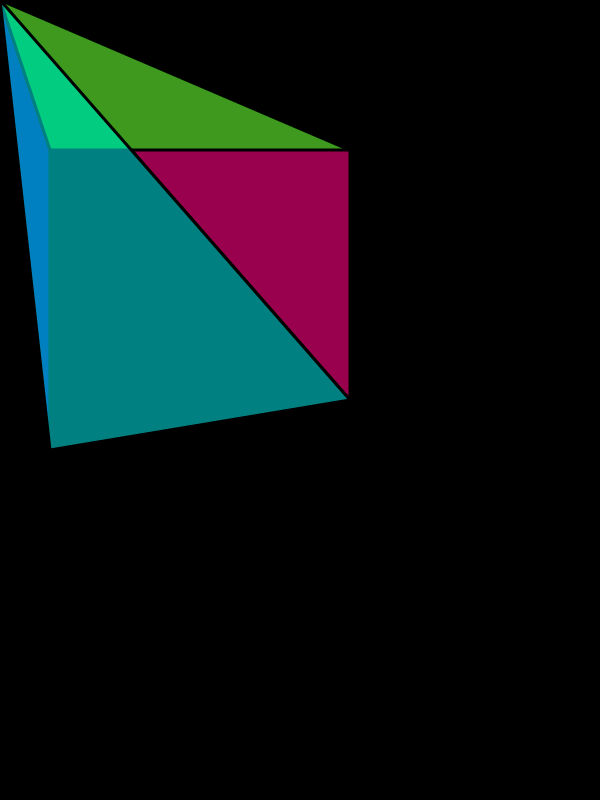
Frame 1 (no input)
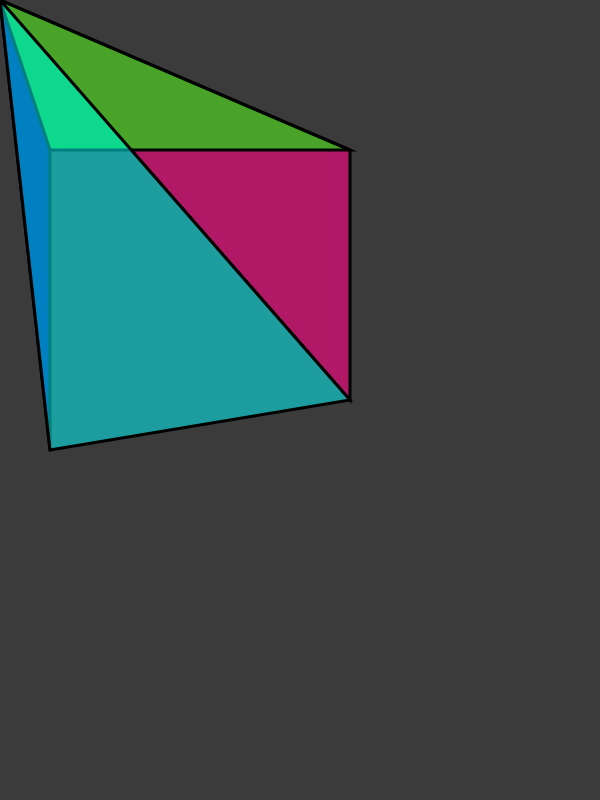
Frame 60 (no input)
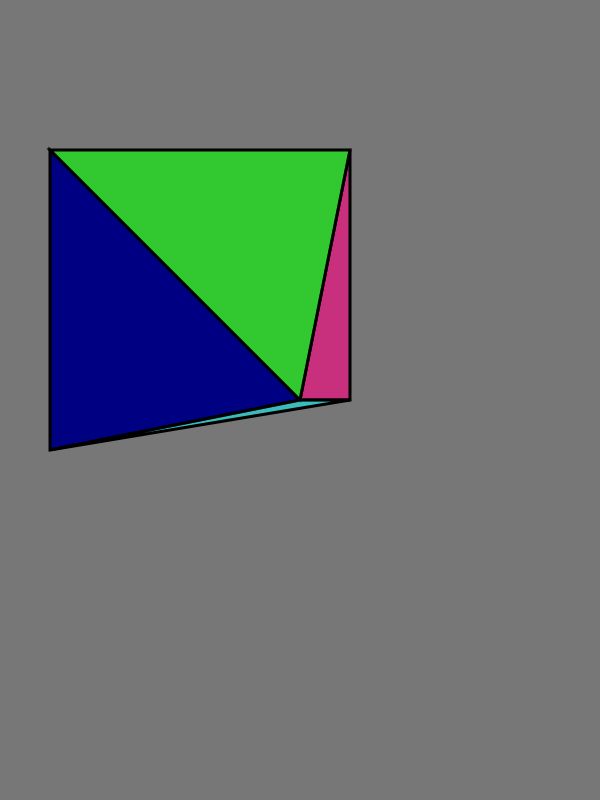
Frame 120 (the mouse pressed at the canvas centre since frame 60)

The p5.js sketch that drew these frames (run headless with seeded random() and noise() and a simulated clock; from frame 60 on, the mouse is pressed at the canvas centre):

// p5.js sketch
// ── sketch.js
var bgColor= 0;

function setup(){

    createCanvas( 600, 800 );

    // Making background color a variable, so we can try to change the color overtime
}

function draw(){

    // background moved to draw section so it will be redrawn everytime I move my mouse
    background( bgColor );

    // Changed background color to gradually lighten
       bgColor = bgColor + 1;

    // followed Dr Musick's code, using the modulo to make the background loop through the grayscale spectrum
       bgColor = bgColor % 255

    // Lastly changed the Framerate so the background  has a slower movement. It doesn't really effect the animation of the pyramid at this rate.

    frameRate(30);

    // create variables for triangle coordinates
    let centerX = mouseX;
    let centerY = mouseY;
    let topRightX = 350;
    let topRightY = 150;
    let topLeftX = 50;
    let topLeftY = 150;
    let bottomLeftX = 50;
    let bottomLeftY = 450;
    let bottomRightX = 350;
    let bottomRightY = 400;

    //Four connecting triangles makes a 3D pyramid shape
    strokeWeight(3);
    fill( 'rgba( 255, 0, 130, .60)' );
    triangle( topRightX, topRightY, centerX,  centerY, bottomRightX, bottomRightY );

    fill( 'rgb( 0, 0, 130 )' );
    triangle( topLeftX, topLeftY, centerX, centerY, bottomLeftX, bottomLeftY );

    
    fill( 'rgba(5, 255, 0, .60 )' );
    triangle( topLeftX, topLeftY, topRightX, topRightY, centerX, centerY );

    fill( 'rgba(0, 255, 255, .50 )');
    triangle( centerX, centerY, bottomRightX, bottomRightY, bottomLeftX, bottomLeftY );

}
